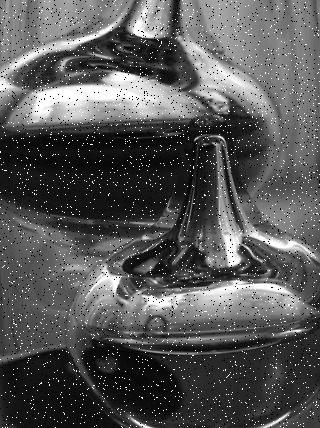
#> input picture DSIP/SmoothingSharpening/img.jpg, 320 x 428 px
$ python code.py
#> lines starting #> are read from the running program, lines starting #| are printed output that depends on the picture
import cv2 as cv
import numpy as np

src = np.array((1, 4, 6, 4, 1))
GUASSIAN_KERNEL = np.outer(src.T, src) / 256
LOW_PASS_KERNEL = np.array([1/9] * 9).reshape((3, 3))
HIGH_PASS_KERNEL = np.array([0, -0.25, 0, -0.25, 2, -0.25, 0, 0.25, 0]).reshape((3, 3))


def convolve(img1, kernel):
    img = img1.copy()
    u, v = kernel.shape
    m, n = img.shape
    for i in range(m - u):
        for j in range(n - v):
            img[i][j] = np.sum((img[i: i + u, j: j + v] * kernel))
    return img


def smoothing(img, kernel=GUASSIAN_KERNEL):
    return convolve(img, kernel)


def sharpening(img, kernel=HIGH_PASS_KERNEL):
    smooth_img = smoothing(img, LOW_PASS_KERNEL)
    return img + 2 * (img - smooth_img)


if __name__ == '__main__':
    img1 = cv.imread('img.jpg', 0)
#> img1 is the input picture: shape (428, 320); min 0, max 255, mean 86.8
    img2 = cv.imread('img.png', 0)
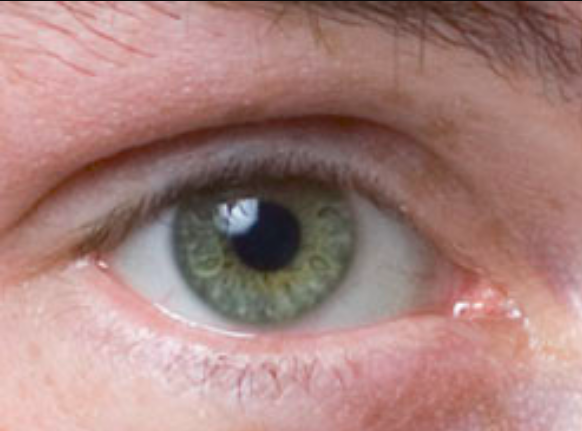
#> input picture DSIP/SmoothingSharpening/img.png, 582 x 431 px
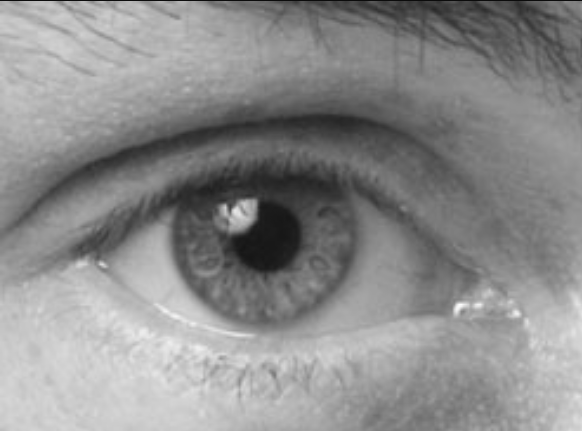
#> img2: shape (431, 582); min 12, max 252, mean 140

    op1 = smoothing(img1, kernel=(LOW_PASS_KERNEL))
#> after the loop in convolve, `for i in range(m - u):`:
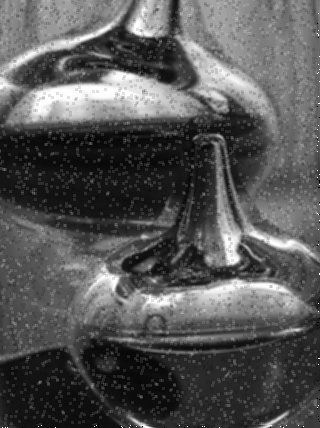
#> img: shape (428, 320); min 0, max 255, mean 86.2
    op2 = sharpening(img2, kernel=HIGH_PASS_KERNEL)

    cv.imshow('original image', img1)
    cv.imshow('smoothened image', op1)
    cv.waitKey(30000)
    cv.imshow(3000)
    cv.imshow('original image', img2)
    cv.imshow('sharpened image', smoothing(sharpening(smoothing(op2))))
#> in sharpening (call 2), `return img + 2 * (img - smooth_img)`:
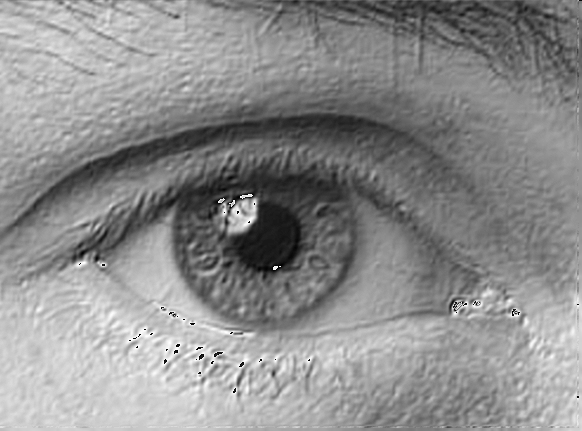
#> returned value: shape (431, 582); min 0, max 255, mean 141.2
#> after the loop in convolve (call 5), `for i in range(m - u):`:
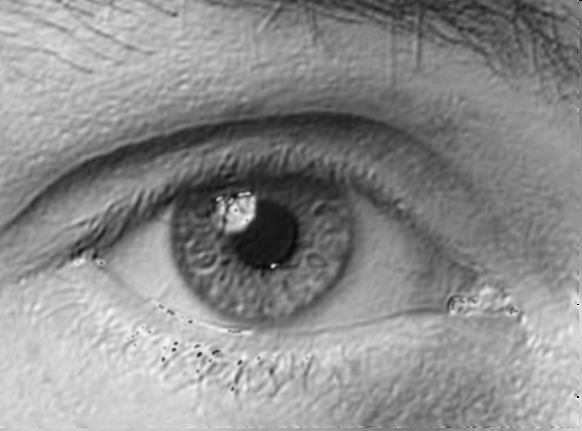
#> img: shape (431, 582); min 0, max 250, mean 140.9
    cv.waitKey(3000)
